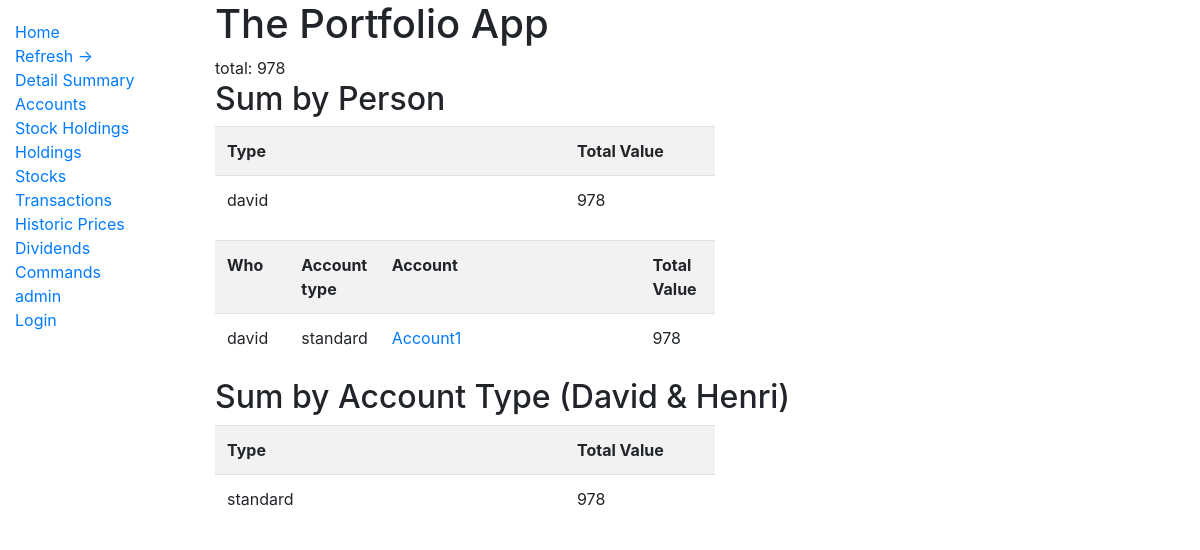
/report, run on an earlier commit of the app's database.
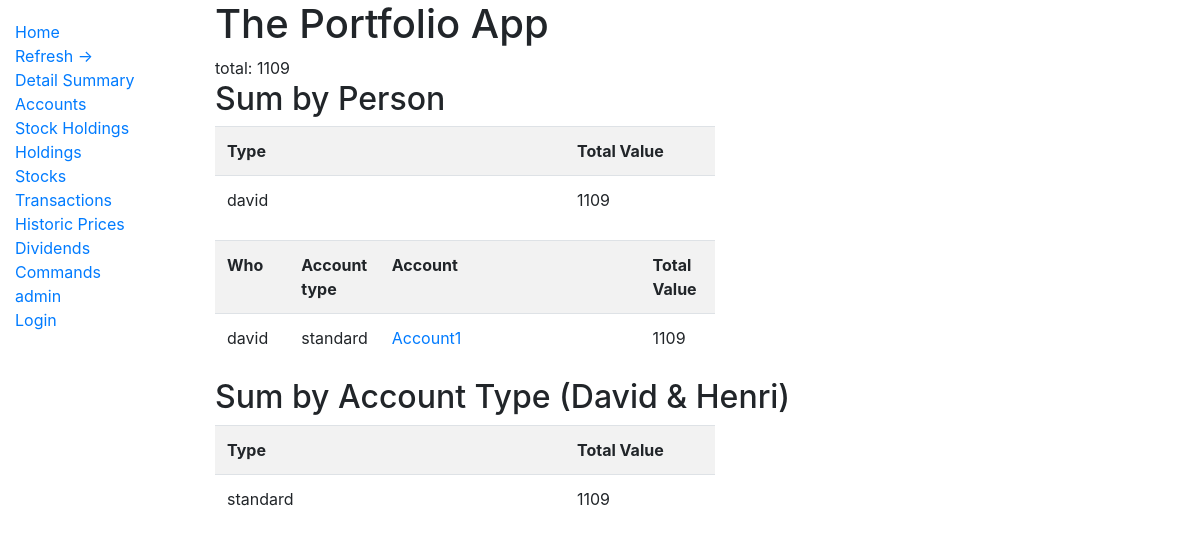
And on a later commit of the database.
### portfolio/models.py (models this page shows, shortened)
class Person(models.Model):
    name = models.CharField(max_length=50)
    def __str__(self):
        return self.name

class Account(models.Model):
    name = models.CharField(max_length=50)
    ACCOUNT_TYPE = (
        ('ISA', 'ISA'),
        ('pension', 'PENSION'),
        ('standard', 'STANDARD'),
        ('VCT', 'VCT'),
        ('cash','CASH')
    )
    account_type = models.CharField(max_length=8, choices=ACCOUNT_TYPE, default='buy')
    account_value = models.DecimalField(max_digits=9, decimal_places=2, default=0)
    person = models.ForeignKey('Person', on_delete=models.CASCADE, null=True)
    class Meta:
        ordering = ['name']

### portfolio/views.py (the view)
# urls.py: path("report", views.detailed_summary, name="detail"),
def detailed_summary(request):
    totals = Account.objects.aggregate(Sum('account_value'))
    accounts = Account.objects.all()
    a = Account.objects.filter(person__name = "david") | Account.objects.filter(person__name = "henri")
    accounts_by_type = a.values('account_type').annotate(total_value=Sum('account_value'))
    accounts_by_person = Account.objects.values('person__name').annotate(total_value=Sum('account_value')).order_by('person__name')
    return render(request, 'portfolio/detailedsummary.html', {
    'totals': totals, 'accounts':accounts, 'accounts_by_type': accounts_by_type, 'accounts_by_person': accounts_by_person,
    }, )

### portfolio/templates/portfolio/detailedsummary.html
{% extends 'portfolio/base.html' %}
{% block content %}
<h1>The Portfolio App</h1>
<h2></h2>total: {{ totals.account_value__sum |floatformat:0 }}</h2>
<h2>Sum by Person</h2>
<table style="width: 500px;" class="table table-striped table-condensed">
    <tr>
        <th style="width: 70%">Type</th>
        <th style="width: 30%">Total Value</th>
    </tr>
    {% for account_by_person in accounts_by_person %}
    <tr>
        <td>{{account_by_person.person__name }}</td>
        <td>{{account_by_person.total_value|floatformat:0}}</td>
    </tr>
    {% endfor %}
</table>
<table style="width: 500px;" class="table table-striped table-condensed">
    <tr>
        <th style="width: 15%">Who</th>
        <th style="width: 15%">Account type</th>
        <th style="width: 55%">Account</th>
        <th style="width: 30%">Total Value</th>
    </tr>
    {% for account in accounts %}
    <tr>
        <td>{{account.person}}</a></td>
        <td>{{account.account_type}}</a></td>
        <td><a href="/account/{{ account.id}}">{{ account.name }}</a></td>
        <td>{{account.account_value|floatformat:0}}</td>
    </tr>
    {% endfor %}
</table>
<h2>Sum by Account Type (David & Henri)</h2>
<table style="width: 500px;" class="table table-striped table-condensed">
    <tr>
        <th style="width: 70%">Type</th>
        <th style="width: 30%">Total Value</th>
    </tr>
    {% for account_by_type in accounts_by_type %}
    <tr>
        <td>{{ account_by_type.account_type }}</td>
        <td>{{account_by_type.total_value|floatformat:0}}</td>
    </tr>
    {% endfor %}
</table>
{% endblock %}

What changed in the data, as far as the page shows it:
computed for Person "david": total_value "978" → "1109"
changed Account "standard": account_value "978" → "1109"
Also different on the page:
{{ totals.account_value__sum |floatformat:0 }}: "978" → "1109"
new list line: "standard 1109"
list line gone: "standard 978"
